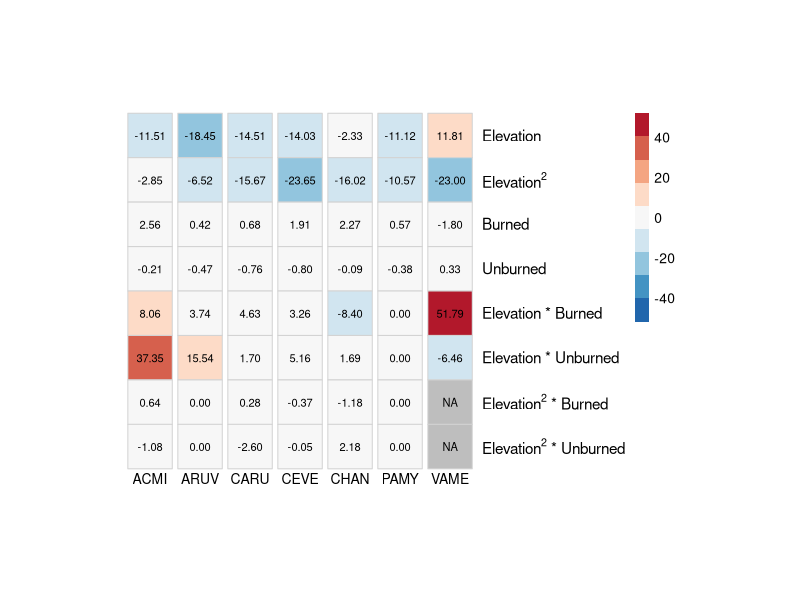
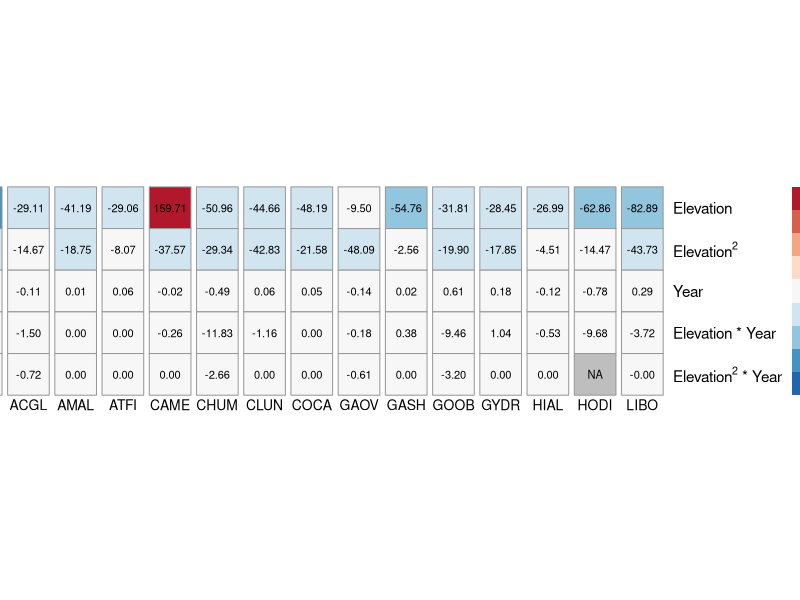
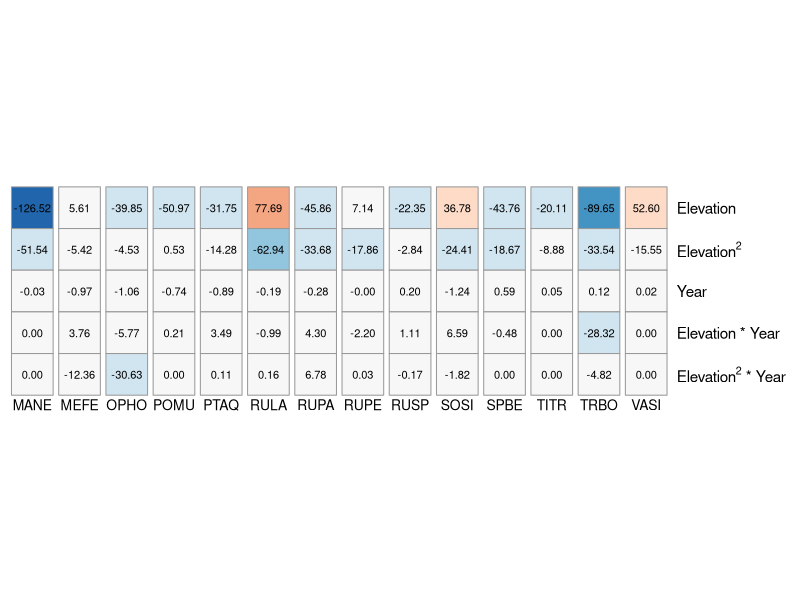
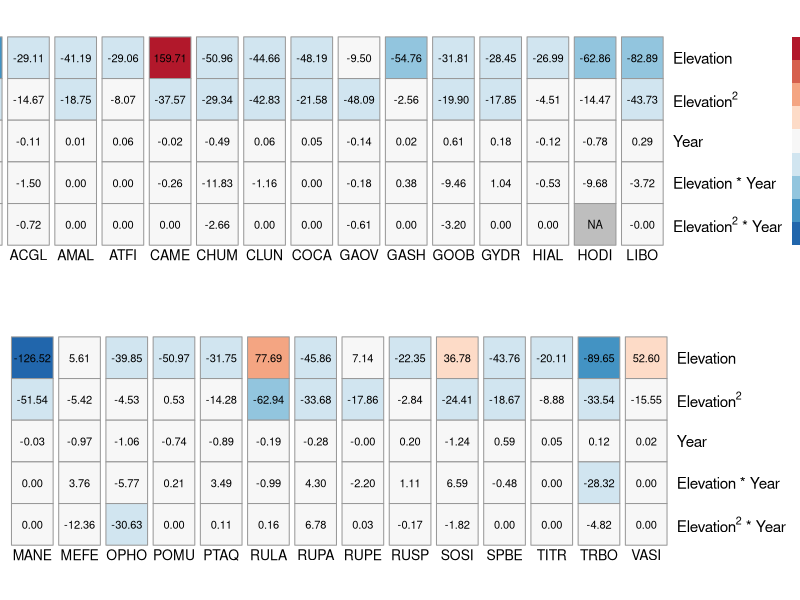
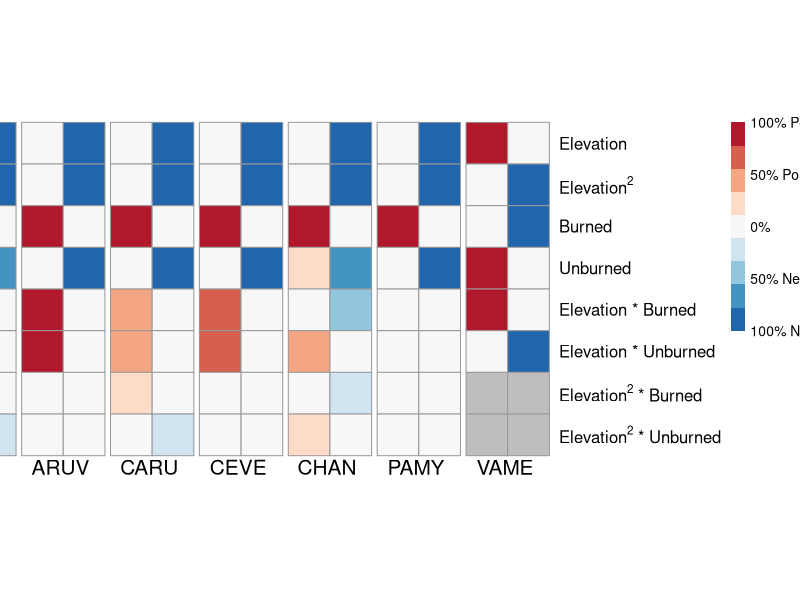
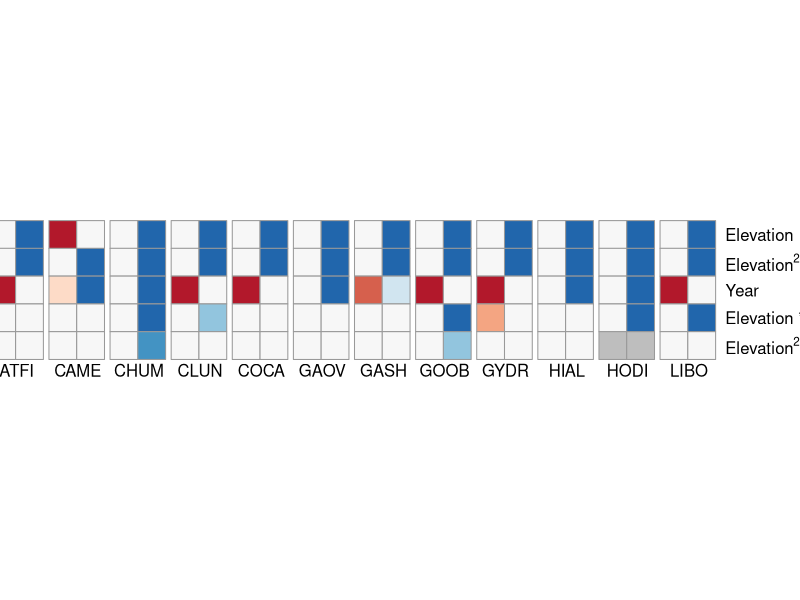
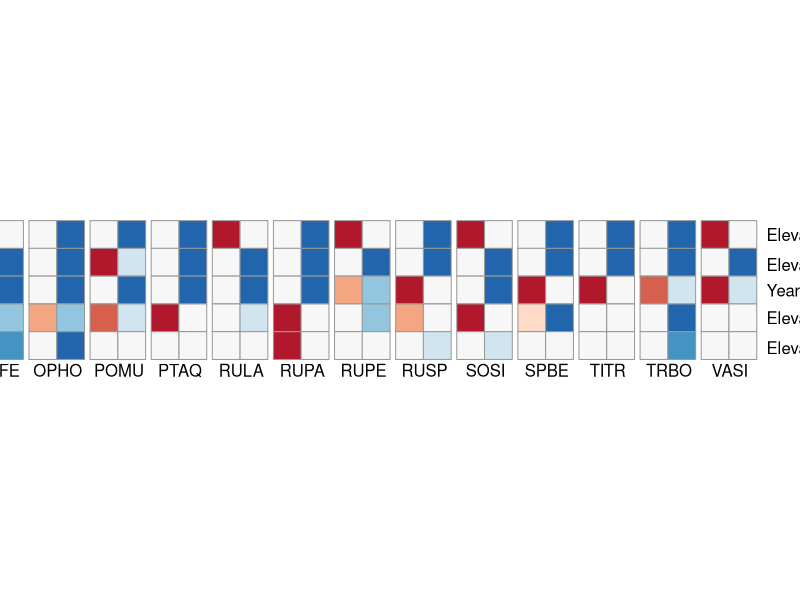
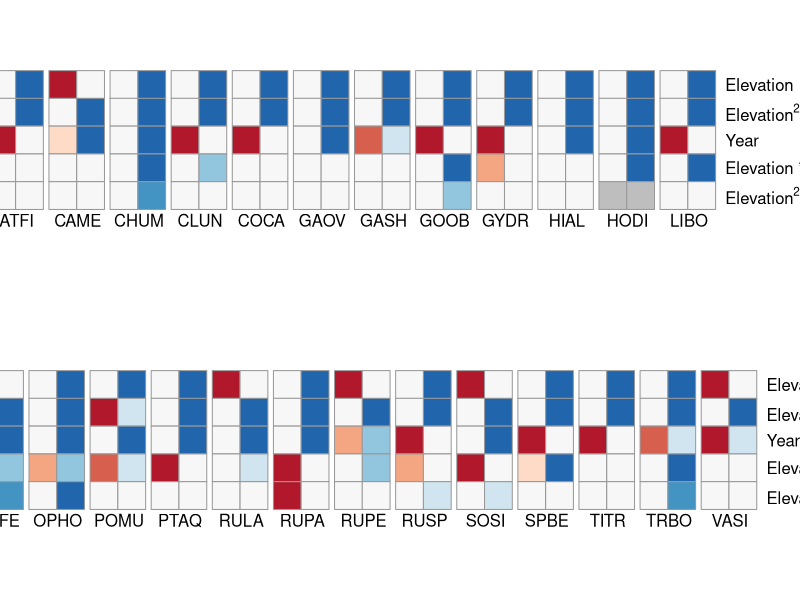

The R script that drew these images, in order:
# Created: Apr. 15, 2020
# Updated: Mar 20, 2023

# This script will be used to create 4 heatmaps:
# --> PART 1: The model-averaged coefficients
# --> PART 2: Percent +/- out of total datasets

# IMPORTANT FOR THIS SCRIPT: Heatmaps were manually saved. Export --> specify height based on preview --> choose save directory

# IMPORTANT (GENERAL) NOTE: unless otherwise indicated, always use Understory_All.csv for these analyses as it is the ONLY file with up-to-date corrections.

# Packages needed:

library(tidyr)
library(RColorBrewer)
library(pheatmap)
library(grid)
library(gridExtra)

####### PART 1: AVERAGE AVERAGED COEFFICIENTS #########

## Step 1: Loading and tidying average coefficient data

coeff.ALLDAT <- read.csv("data/3c_new_coefficients.csv", header = TRUE)
coeff.ALLDAT[coeff.ALLDAT$Species == "EPAN", 1] <- paste("CHAN") # Correcting taxonomy issue
coeff.fire <- 
  coeff.ALLDAT[coeff.ALLDAT$Fire.Included == "Yes" & coeff.ALLDAT$Type == "Avg",
               c(1:12, 16:21)]
coeff.nofire <- coeff.ALLDAT[coeff.ALLDAT$Fire.Included == "No" & coeff.ALLDAT$Type == "Avg",
                             c(1:12, 13:15)]

## Step 2: Look at FIRE data

# Step 2a: Tidy data

coeff.fire[is.na(coeff.fire)] <- 0 # Hard code absent coeffs as 0 before averaging
coeff.avg.fire <- aggregate(coeff.fire[c("Elevation.m", 
                                         "Elevation.m2", 
                                         "Resurvey.Burned.fi", 
                                         "Resurvey.Unburned.fi", 
                                         "Elevation.m.Res.Burn.fi", 
                                         "Elevation.m.Res.Unburn.fi",
                                         "Elevation.m2.Res.Burn.fi",
                                         "Elevation.m2.Res.Unburn.fi")], 
                            by = c(coeff.fire["Species"]), mean)

mat.fire <- as.matrix(t(subset(coeff.avg.fire, select = -Species)))
colnames(mat.fire) <- coeff.avg.fire$Species
mat.fire[c("Elevation.m2.Res.Burn.fi", "Elevation.m2.Res.Unburn.fi"), 
         grepl("VAME", colnames(mat.fire))] <- NA

# Step 2b: Creating FIRE vectors for visualization

col.pallette <- rev(brewer.pal(9, "RdBu"))
col.vector.fire <- c("      ACMI", "", "      ARUV", "", 
                     "      CARU", "", "      CEVE", "", 
                     "      CHAN", "", "      PAMY", "", "      VAME", "")
row.vector.fire <- c("Elevation", 
                     expression("Elevation" ^ 2), 
                     "Burned",
                     "Unburned",
                     "Elevation * Burned",
                     "Elevation * Unburned",
                     expression("Elevation" ^ 2 * " * Burned"), 
                     expression("Elevation" ^ 2 * " * Unburned")
)
col.breaks.fire <- c(1:ncol(mat.fire))
range <- max(abs(mat.fire), na.rm = TRUE)
my.breaks <- seq(-range, range, length.out = 10)

# Step 2c: Visualization of FIRE data

pheatmap(mat.fire,
         color = col.pallette,
         cellwidth = 32,
         cellheight = 32,
         cluster_rows = FALSE,
         cluster_cols = FALSE,
         border_color = "lightgrey",
         legend = TRUE,
         #legend_breaks = leg.label.breaks.fire,
         #legend_labels = leg.label.vector.fire,
         display_numbers = TRUE,
         number_color = "black",
         na_col = "grey",
         #gaps_row = c(1:nrow(mat.fire)),
         gaps_col = col.breaks.fire,
         labels_row = row.vector.fire,
         #labels_col = col.vector.fire,
         fontsize_row = 11,
         fontsize_col = 10,
         angle_col = 0,
         breaks = my.breaks
) # Manually save --> Figure S5


## Step 3: Look at NO FIRE data

# Step 3a: Tidy data

coeff.nofire[is.na(coeff.nofire)] <- 0 # Hard code absent coeffs as 0 before averaging
coeff.avg.nofire <- aggregate(coeff.nofire[c("Elevation.m", 
                                             "Elevation.m2", 
                                             "Data.Type.nofi", 
                                             "Data.Type.Elevation.m.nofi", 
                                             "Data.Type.Elevation.m2.nofi")], 
                              by = c(coeff.nofire["Species"]), mean)

mat.nofire <- as.matrix(t(subset(coeff.avg.nofire, select = -Species)))
colnames(mat.nofire) <- coeff.avg.nofire$Species
mat.nofire["Data.Type.Elevation.m2.nofi", 
           grepl("HODI", colnames(mat.nofire))] <- NA
mat.nofire.top <- mat.nofire[, c(1:15)] # Top half
mat.nofire.bot <- mat.nofire[, c(16:29)] # Bottom half

# Step 3b: Creating NO FIRE vectors for visualization

# Top half:

col.pallette <- rev(brewer.pal(9, "RdBu"))
col.vector.nofire.top <- c("      ACCI", "", "      ACGL", "", 
                           "      AMAL", "", "      ATFI", "", 
                           "      CAME", "", "      CHUM", "", 
                           "      CLUN", "", "      COCA", "",
                           "      GAOV", "", "      GASH", "",
                           "      GOOB", "", "      GYDR", "",
                           "      HIAL", "", "      HODI", "")
col.vector.nofire.bot <- c("      LIBO", "", "      MANE", "",
                           "      MEFE", "", "      OPHO", "",
                           "      POMU", "", "      PTAQ", "",
                           "      RULA", "", "      RUPA", "",
                           "      RUPE", "", "      RUSP", "",
                           "      SOSI", "", "      SPBE", "",
                           "      TITR", "", "      TRBO", "",
                           "      VASI", "")
row.vector.nofire <- c("Elevation", 
                       expression("Elevation" ^ 2), 
                       "Year",
                       "Elevation * Year",
                       expression("Elevation" ^ 2 * " * Year"))
col.breaks.nofire.top <- rep(1:ncol(mat.nofire.top))
col.breaks.nofire.bot <- rep(1:ncol(mat.nofire.bot))
range.nof <- max(abs(mat.nofire), na.rm = TRUE)
my.breaks <- seq(-range.nof, range.nof, length.out = 10)

# Step 3c: Visualization of NO FIRE data

no.fire.top <- pheatmap(mat.nofire.top,
                        color = col.pallette,
                        cellwidth = 30,
                        cellheight = 30,
                        cluster_rows = FALSE,
                        cluster_cols = FALSE,
                        legend = TRUE,
                        #legend_breaks = leg.label.breaks.fire,
                        #legend_labels = leg.label.vector.fire,
                        display_numbers = TRUE,
                        number_color = "black",
                        na_col = "grey",
                        #gaps_row = c(1:nrow(mat.fire)),
                        gaps_col = col.breaks.nofire.top,
                        labels_row = row.vector.nofire,
                        #labels_col = col.vector.fire,
                        fontsize_row = 11,
                        fontsize_col = 10,
                        angle_col = 0,
                        breaks = my.breaks
)

no.fire.bot <- pheatmap(mat.nofire.bot,
                        color = col.pallette,
                        cellwidth = 30,
                        cellheight = 30,
                        cluster_rows = FALSE,
                        cluster_cols = FALSE,
                        legend = FALSE,
                        #legend_breaks = leg.label.breaks.fire,
                        #legend_labels = leg.label.vector.fire,
                        display_numbers = TRUE,
                        number_color = "black",
                        na_col = "grey",
                        #gaps_row = c(1:nrow(mat.fire)),
                        gaps_col = col.breaks.nofire.bot,
                        labels_row = row.vector.nofire,
                        #labels_col = col.vector.fire,
                        fontsize_row = 11,
                        fontsize_col = 10,
                        angle_col = 0,
                        breaks = my.breaks
)

all.heatmaps <- list(no.fire.top[[4]], no.fire.bot[[4]])
for.plotting <- do.call(grid.arrange, all.heatmaps)
for.plotting # Manually save --> Figure S9


######### PART 2: Percentage of + vs - coefficients out of total datasets #########

## Step 1: Loading data

perc.fire <- read.csv("data/4a_pres_coefficients_percent_fire.csv", header = TRUE)
perc.fire[perc.fire$Species == "EPAN", 1] <- paste("CHAN") # Correcting taxonomy issue
perc.nofire <- read.csv("data/4a_pres_coefficients_percent_NOfire.csv", header = TRUE)

## Step 2: Look at FIRE data

# Step 2a: Tidying FIRE data

mat.percfire.large <- t(subset(perc.fire, 
                               select = -c(Species, Fire.Included, Total.Sets, Effect)))
colnames(mat.percfire.large) <- paste(perc.fire$Species, perc.fire$Effect)
mat.percfire.sm <- mat.percfire.large[, !grepl(0, colnames(mat.percfire.large))]
mat.percfire.sm[, grepl("-", colnames(mat.percfire.sm))] <- 
  mat.percfire.sm[, grepl("-", colnames(mat.percfire.sm))] * -1
mat.percfire.sm[is.na(mat.percfire.sm)] <- 0
mat.percfire.sm[c("Elevation.m2.Res.Burn.fi", "Elevation.m2.Res.Unburn.fi"), 
                grepl("VAME", colnames(mat.percfire.sm))] <- NA

# If you need the order reversed
# mat.percfire.rev <- mat.percfire.sm[nrow(mat.percfire.sm):1,]

# Step 2b: Creating FIRE vectors for visualization

col.pallette <- rev(brewer.pal(9, "RdBu"))
col.vector.fire <- c("      ACMI", "", "      ARUV", "", 
                     "      CARU", "", "      CEVE", "", 
                     "      CHAN", "", "      PAMY", "", "      VAME", "")
row.vector.fire <- c("Elevation", 
                     expression("Elevation" ^ 2), 
                     "Burned",
                     "Unburned",
                     "Elevation * Burned",
                     "Elevation * Unburned",
                     expression("Elevation" ^ 2 * " * Burned"), 
                     expression("Elevation" ^ 2 * " * Unburned")
)
leg.label.breaks.fire <- c(-1, -0.5, 0, 0.5, 1)
leg.label.vector.fire <- c("100% Negative", "50% Negative", 
                           "0%", "50% Positive", "100% Positive")
col.breaks.fire <- c(2, 4, 6, 8, 10, 12, 14)

# Step 2c: Visualization of FIRE data

pheatmap(mat.percfire.sm,
         color = col.pallette,
         cellwidth = 30,
         cellheight = 30,
         cluster_rows = FALSE,
         cluster_cols = FALSE,
         legend = TRUE,
         legend_breaks = leg.label.breaks.fire,
         legend_labels = leg.label.vector.fire,
         # display_numbers = TRUE,
         number_color = "black",
         na_col = "grey",
         gaps_col = col.breaks.fire,
         labels_row = row.vector.fire,
         labels_col = col.vector.fire,
         fontsize_row = 12,
         fontsize_col = 15,
         angle_col = 0
) # Manually save --> Figure S6


## Step 3: Look at NO FIRE data

# Step 3a: Tidying NO FIRE data

mat.percnofire.large <- t(subset(perc.nofire, 
                                 select = -c(Species, Fire.Included, Total.Sets, Effect)))
colnames(mat.percnofire.large) <- paste(perc.nofire$Species, perc.nofire$Effect)
mat.percnofire.sm <- mat.percnofire.large[, !grepl(0, colnames(mat.percnofire.large))]
mat.percnofire.sm[, grepl("-", colnames(mat.percnofire.sm))] <- 
  mat.percnofire.sm[, grepl("-", colnames(mat.percnofire.sm))] * -1
mat.percnofire.sm[is.na(mat.percnofire.sm)] <- 0
mat.percnofire.sm["Data.Type.Elevation.m2.nofi", 
                  grepl("HODI", colnames(mat.percnofire.sm))] <- NA
mat.percnofire.top <- mat.percnofire.sm[, c(1:30)] # Top half
mat.percnofire.bot <- mat.percnofire.sm[, c(31:58)] # Bottom half


# Step 3b: Creating NO FIRE vectors for visualization

col.pallette <- rev(brewer.pal(9, "RdBu"))
col.vector.nofire.top <- c("      ACCI", "", "      ACGL", "", 
                           "      AMAL", "", "      ATFI", "", 
                           "      CAME", "", "      CHUM", "", 
                           "      CLUN", "", "      COCA", "",
                           "      GAOV", "", "      GASH", "",
                           "      GOOB", "", "      GYDR", "",
                           "      HIAL", "", "      HODI", "",
                           "      LIBO", "")
col.vector.nofire.bot <- c("      MANE", "",
                           "      MEFE", "", "      OPHO", "",
                           "      POMU", "", "      PTAQ", "",
                           "      RULA", "", "      RUPA", "",
                           "      RUPE", "", "      RUSP", "",
                           "      SOSI", "", "      SPBE", "",
                           "      TITR", "", "      TRBO", "",
                           "      VASI", "")
row.vector.nofire <- c("Elevation", 
                       expression("Elevation" ^ 2), 
                       "Year",
                       "Elevation * Year",
                       expression("Elevation" ^ 2 * " * Year"))
leg.label.breaks.nofire <- c(-1, -0.5, 0, 0.5, 1)
leg.label.vector.nofire <- c("100% Negative", "50% Negative", 
                             "0%", "50% Positive", "100% Positive")
col.breaks.nofire.top <- seq(2, ncol(mat.percnofire.top), 2)
col.breaks.nofire.bot <- seq(2, ncol(mat.percnofire.bot), 2)

# Step 3c: Visualization of NO FIRE data

# Top half
nofire.perc.top <- pheatmap(mat.percnofire.top,
                            color = col.pallette,
                            cellwidth = 20,
                            cellheight = 20,
                            cluster_rows = FALSE,
                            cluster_cols = FALSE,
                            legend = TRUE,
                            legend_breaks = leg.label.breaks.nofire,
                            legend_labels = leg.label.vector.nofire,
                            # display_numbers = TRUE,
                            number_color = "black",
                            na_col = "grey",
                            gaps_col = col.breaks.nofire.top,
                            labels_row = row.vector.nofire,
                            labels_col = col.vector.nofire.top,
                            fontsize_row = 12,
                            fontsize_col = 12,
                            angle_col = 0
)

# Bottom half
nofire.perc.bot <- pheatmap(mat.percnofire.bot,
                            color = col.pallette,
                            cellwidth = 20,
                            cellheight = 20,
                            cluster_rows = FALSE,
                            cluster_cols = FALSE,
                            legend = FALSE,
                            legend_breaks = leg.label.breaks.nofire,
                            legend_labels = leg.label.vector.nofire,
                            # display_numbers = TRUE,
                            number_color = "black",
                            na_col = "grey",
                            gaps_col = col.breaks.nofire.bot,
                            labels_row = row.vector.nofire,
                            labels_col = col.vector.nofire.bot,
                            fontsize_row = 12,
                            fontsize_col = 12,
                            angle_col = 0
)

all.heatmaps.perc <- list(nofire.perc.top[[4]], nofire.perc.bot[[4]])
for.plotting.perc <- do.call(grid.arrange, all.heatmaps.perc)
for.plotting.perc # Manually save --> Figure S10







